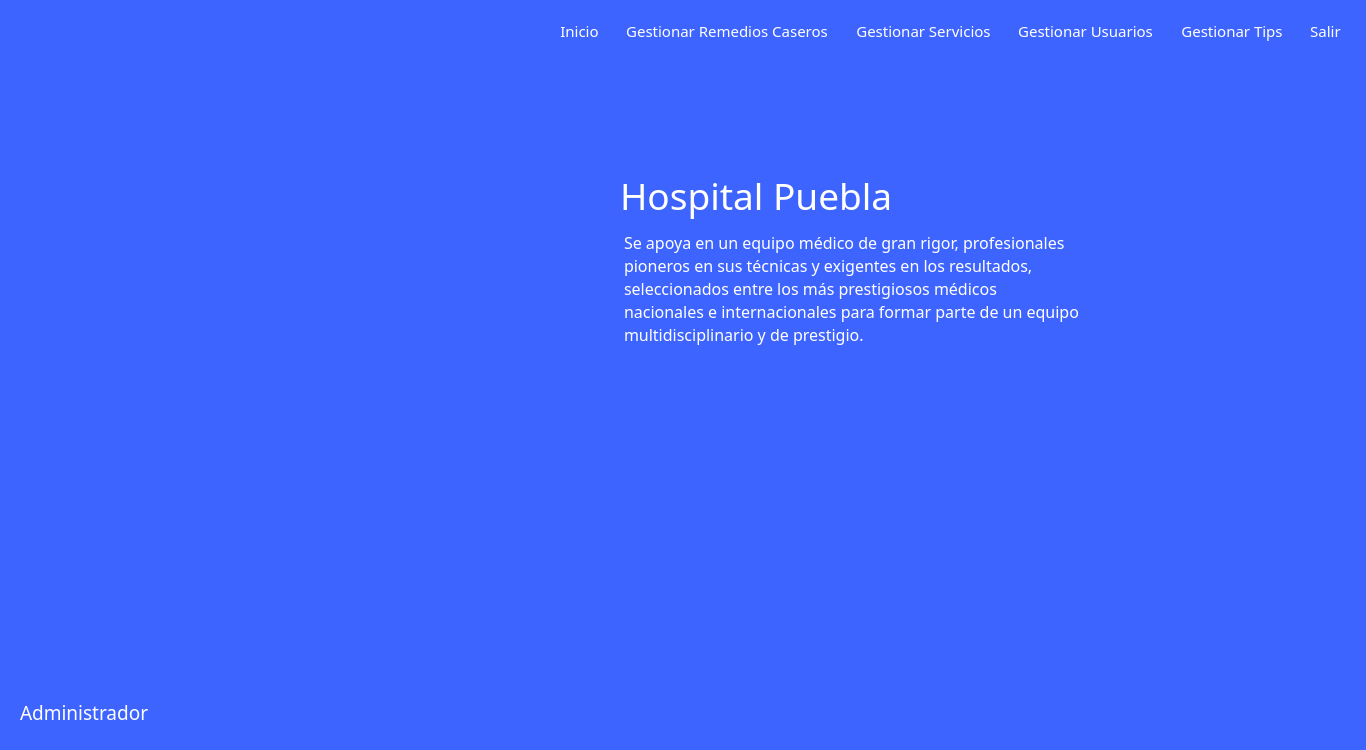
<?xml version="1.0" encoding="UTF-8"?>
<ui version="4.0">
 <class>administrador_landpage</class>
 <widget class="QWidget" name="administrador_landpage">
  <property name="geometry">
   <rect>
    <x>0</x>
    <y>0</y>
    <width>1366</width>
    <height>750</height>
   </rect>
  </property>
  <property name="windowTitle">
   <string>Form</string>
  </property>
  <widget class="QLabel" name="label">
   <property name="geometry">
    <rect>
     <x>0</x>
     <y>0</y>
     <width>1366</width>
     <height>750</height>
    </rect>
   </property>
   <property name="styleSheet">
    <string notr="true">background-color: rgb(62, 100, 255);</string>
   </property>
   <property name="text">
    <string/>
   </property>
  </widget>
  <widget class="QLabel" name="img_doctores">
   <property name="geometry">
    <rect>
     <x>150</x>
     <y>120</y>
     <width>386</width>
     <height>425</height>
    </rect>
   </property>
   <property name="text">
    <string/>
   </property>
   <property name="pixmap">
    <pixmap resource="../../resources.qrc">:/imagenes/Imagenes/img_doctores.png</pixmap>
   </property>
   <property name="scaledContents">
    <bool>true</bool>
   </property>
  </widget>
  <widget class="QWidget" name="layoutWidget">
   <property name="geometry">
    <rect>
     <x>560</x>
     <y>20</y>
     <width>781</width>
     <height>22</height>
    </rect>
   </property>
   <layout class="QHBoxLayout" name="menu_layout">
    <item>
     <widget class="QPushButton" name="btn_inicio">
      <property name="font">
       <font>
        <family>Montserrat</family>
        <pointsize>11</pointsize>
        <weight>50</weight>
        <bold>false</bold>
       </font>
      </property>
      <property name="cursor">
       <cursorShape>PointingHandCursor</cursorShape>
      </property>
      <property name="styleSheet">
       <string notr="true">border: none;
background: none;
color: white;
</string>
      </property>
      <property name="text">
       <string>Inicio</string>
      </property>
     </widget>
    </item>
    <item>
     <spacer name="horizontalSpacer">
      <property name="orientation">
       <enum>Qt::Horizontal</enum>
      </property>
      <property name="sizeHint" stdset="0">
       <size>
        <width>40</width>
        <height>20</height>
       </size>
      </property>
     </spacer>
    </item>
    <item>
     <widget class="QPushButton" name="btn_gestion_remedios">
      <property name="font">
       <font>
        <family>Montserrat</family>
        <pointsize>11</pointsize>
        <weight>50</weight>
        <bold>false</bold>
       </font>
      </property>
      <property name="cursor">
       <cursorShape>PointingHandCursor</cursorShape>
      </property>
      <property name="styleSheet">
       <string notr="true">border: none;
background: none;
color: white;
</string>
      </property>
      <property name="text">
       <string>Gestionar Remedios Caseros</string>
      </property>
     </widget>
    </item>
    <item>
     <spacer name="horizontalSpacer_2">
      <property name="orientation">
       <enum>Qt::Horizontal</enum>
      </property>
      <property name="sizeHint" stdset="0">
       <size>
        <width>40</width>
        <height>20</height>
       </size>
      </property>
     </spacer>
    </item>
    <item>
     <widget class="QPushButton" name="btn_gestionar_servicios">
      <property name="font">
       <font>
        <family>Montserrat</family>
        <pointsize>11</pointsize>
        <weight>50</weight>
        <bold>false</bold>
       </font>
      </property>
      <property name="cursor">
       <cursorShape>PointingHandCursor</cursorShape>
      </property>
      <property name="styleSheet">
       <string notr="true">border: none;
background: none;
color: white;
</string>
      </property>
      <property name="text">
       <string>Gestionar Servicios</string>
      </property>
     </widget>
    </item>
    <item>
     <spacer name="horizontalSpacer_3">
      <property name="orientation">
       <enum>Qt::Horizontal</enum>
      </property>
      <property name="sizeHint" stdset="0">
       <size>
        <width>40</width>
        <height>20</height>
       </size>
      </property>
     </spacer>
    </item>
    <item>
     <widget class="QPushButton" name="btn_gestionar_usuarios">
      <property name="font">
       <font>
        <family>Montserrat</family>
        <pointsize>11</pointsize>
        <weight>50</weight>
        <bold>false</bold>
       </font>
      </property>
      <property name="cursor">
       <cursorShape>PointingHandCursor</cursorShape>
      </property>
      <property name="styleSheet">
       <string notr="true">border: none;
background: none;
color: white;
</string>
      </property>
      <property name="text">
       <string>Gestionar Usuarios</string>
      </property>
     </widget>
    </item>
    <item>
     <spacer name="horizontalSpacer_4">
      <property name="orientation">
       <enum>Qt::Horizontal</enum>
      </property>
      <property name="sizeHint" stdset="0">
       <size>
        <width>40</width>
        <height>20</height>
       </size>
      </property>
     </spacer>
    </item>
    <item>
     <widget class="QPushButton" name="btn_gestionar_tips">
      <property name="font">
       <font>
        <family>Montserrat</family>
        <pointsize>11</pointsize>
        <weight>50</weight>
        <bold>false</bold>
       </font>
      </property>
      <property name="cursor">
       <cursorShape>PointingHandCursor</cursorShape>
      </property>
      <property name="styleSheet">
       <string notr="true">border: none;
background: none;
color: white;
</string>
      </property>
      <property name="text">
       <string>Gestionar Tips</string>
      </property>
     </widget>
    </item>
    <item>
     <spacer name="horizontalSpacer_5">
      <property name="orientation">
       <enum>Qt::Horizontal</enum>
      </property>
      <property name="sizeHint" stdset="0">
       <size>
        <width>40</width>
        <height>20</height>
       </size>
      </property>
     </spacer>
    </item>
    <item>
     <widget class="QPushButton" name="btn_salir">
      <property name="font">
       <font>
        <family>Montserrat</family>
        <pointsize>11</pointsize>
        <weight>50</weight>
        <bold>false</bold>
       </font>
      </property>
      <property name="cursor">
       <cursorShape>PointingHandCursor</cursorShape>
      </property>
      <property name="styleSheet">
       <string notr="true">border: none;
background: none;
color: white;
</string>
      </property>
      <property name="text">
       <string>Salir</string>
      </property>
     </widget>
    </item>
   </layout>
  </widget>
  <widget class="QWidget" name="layoutWidget_2">
   <property name="geometry">
    <rect>
     <x>620</x>
     <y>170</y>
     <width>621</width>
     <height>361</height>
    </rect>
   </property>
   <layout class="QVBoxLayout" name="verticalLayout">
    <item>
     <widget class="QLabel" name="label_2">
      <property name="font">
       <font>
        <family>Montserrat</family>
        <pointsize>28</pointsize>
        <weight>50</weight>
        <bold>false</bold>
       </font>
      </property>
      <property name="styleSheet">
       <string notr="true">border: none;
background: #3E64FF;
color: white;</string>
      </property>
      <property name="text">
       <string>Hospital Puebla</string>
      </property>
     </widget>
    </item>
    <item>
     <widget class="QPlainTextEdit" name="plainTextEdit">
      <property name="font">
       <font>
        <family>Montserrat Medium</family>
        <pointsize>12</pointsize>
        <weight>50</weight>
        <bold>false</bold>
       </font>
      </property>
      <property name="styleSheet">
       <string notr="true">border: none;
background: #3E64FF;
color: white;</string>
      </property>
      <property name="verticalScrollBarPolicy">
       <enum>Qt::ScrollBarAlwaysOff</enum>
      </property>
      <property name="horizontalScrollBarPolicy">
       <enum>Qt::ScrollBarAlwaysOff</enum>
      </property>
      <property name="readOnly">
       <bool>true</bool>
      </property>
      <property name="plainText">
       <string>Se apoya en un equipo médico de gran rigor, profesionales
pioneros en sus técnicas y exigentes en los resultados,
seleccionados entre los más prestigiosos médicos 
nacionales e internacionales para formar parte de un equipo 
multidisciplinario y de prestigio.</string>
      </property>
      <property name="overwriteMode">
       <bool>false</bool>
      </property>
     </widget>
    </item>
   </layout>
  </widget>
  <widget class="QLabel" name="label_3">
   <property name="geometry">
    <rect>
     <x>20</x>
     <y>690</y>
     <width>171</width>
     <height>45</height>
    </rect>
   </property>
   <property name="font">
    <font>
     <family>Montserrat</family>
     <pointsize>14</pointsize>
     <weight>50</weight>
     <bold>false</bold>
    </font>
   </property>
   <property name="styleSheet">
    <string notr="true">border: none;
background: #3E64FF;
color: white;</string>
   </property>
   <property name="text">
    <string>Administrador</string>
   </property>
  </widget>
 </widget>
 <resources>
  <include location="../../resources.qrc"/>
 </resources>
 <connections/>
</ui>
